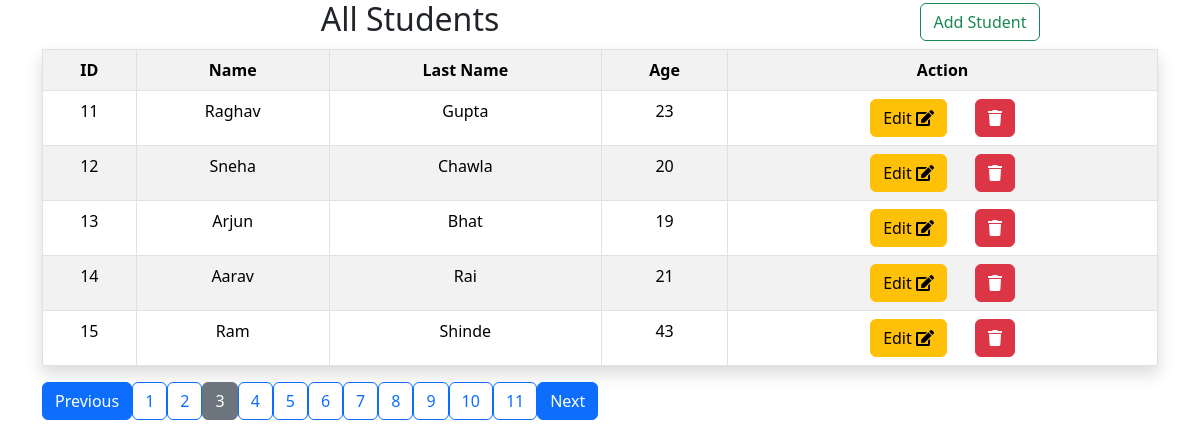
The page /CREATE.PHP?page=3 on the database its author committed.
### tables this page shows
CREATE TABLE `student` (
  `id` int(4) NOT NULL,
  `name` varchar(30) NOT NULL,
  `last_name` varchar(20) NOT NULL,
  `age` int(100) NOT NULL
);

### CREATE.PHP (the view, shortened to what this page needs)
<?php
require 'header.php';
$records_per_page = 5;
$current_page = isset($_GET['page']) ? $_GET['page'] : 1;
$offset = ($current_page - 1) * $records_per_page;
$total_sql = "SELECT COUNT(*) AS total_records FROM `student`";
$total_result = mysqli_query($conn, $total_sql);
$total_row = mysqli_fetch_assoc($total_result);
$total_records = $total_row['total_records'];
$total_pages = ceil($total_records / $records_per_page);
$sql = "SELECT * FROM `student` LIMIT $records_per_page OFFSET $offset";
$result = mysqli_query($conn, $sql);
?>
<div class="row">
  <div class="col-8 text-center h2"> All Students </div>
  <div class="col-4 text-center h2">
    <button class="btn btn-outline-success" data-bs-toggle="modal" data-bs-target="#exampleModal">Add Student</button>
  </div>
</div>
<table class="table table-bordered table-hover table-striped text-center shadow">
  <tr class="t-row">
    <th class="thead">ID</th>
    <th class="thead">Name</th>
    <th class="thead">Last Name</th>
    <th class="thead">Age</th>
    <th class="thead">Action</th>
  </tr>
  <?php
  while ($row = mysqli_fetch_assoc($result)) {
  ?>
    <tr class="t-row">
      <td class="td"><?php echo $row['id']; ?> </td>
      <td class="td"><?php echo $row['name']; ?> </td>
      <td class="td"><?php echo $row['last_name']; ?> </td>
      <td class="td"><?php echo $row['age']; ?> </td>
      <td class="td">
        <a href="update.php?id=<?php echo $row['id']; ?>"><button class="btn btn-warning me-4">Edit&nbsp;<i class="fas fa-edit"></i></button></a>
        <a href="delete.php?id=<?php echo $row['id']; ?>"><button class="btn btn-danger"><i class="fas fa-trash"></i></button></a>
      </td>
    </tr>
  <?php
  }
  ?>
</table>
<div class="pagination" style="text-align: center;">
  <?php
  if ($current_page > 1) {
    echo "<a href='?page=" . ($current_page - 1) . "' class='btn btn-primary'>Previous</a>";
  }
  for ($page = 1; $page <= $total_pages; $page++) {
    if ($page == $current_page) {
      echo "<a href='?page=$page' class='btn btn-secondary'>$page</a>";
    } else {
      echo "<a href='?page=$page' class='btn btn-outline-primary'>$page</a>";
    }
  }
  if ($current_page < $total_pages) {
    echo "<a href='?page=" . ($current_page + 1) . "' class='btn btn-primary'>Next</a>";
  }
  ?>
</div>
<?php
require 'footer.php';
?>

### rows shown on the page
student: id "11", name "Raghav", last_name "Gupta", age "23"
student: id "12", name "Sneha", last_name "Chawla", age "20"
student: id "13", name "Arjun", last_name "Bhat", age "19"
student: id "14", name "Aarav", last_name "Rai", age "21"
student: id "15", name "Ram", last_name "Shinde", age "43"
